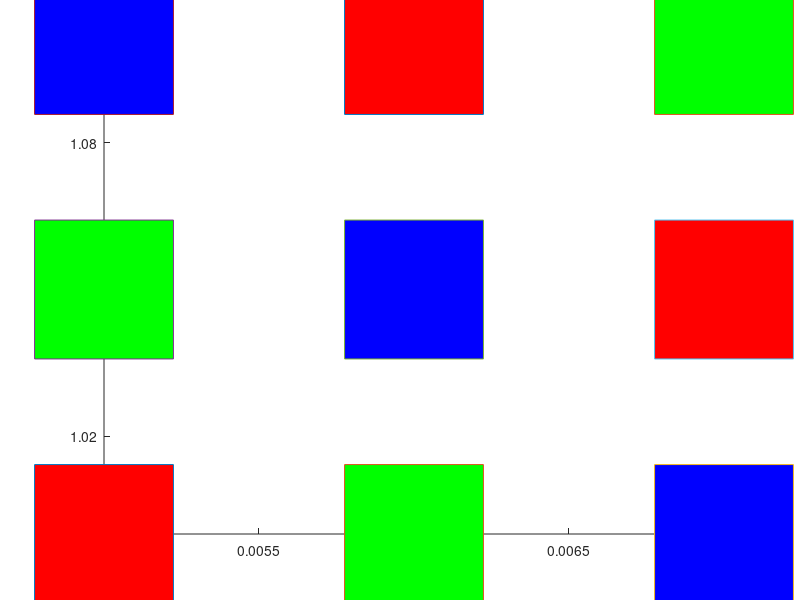
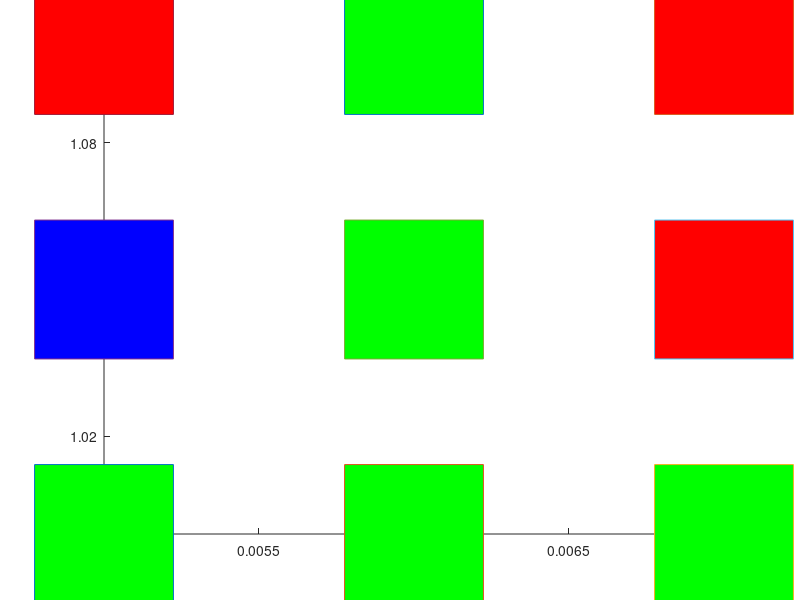

The MATLAB source for these figures, in order:
clc;
clear;
T=9;
rd=2;
sigma_initial=0.05;
alpha_initial=0.9;
number_of_vectors=9;
number_of_neuorn_inputs=27;
neighbour_radius_initial=number_of_vectors/2;

%{
    for v=1:9 %number of input neuorns 
       for x=1:3
       l=input('x ');
        I(x,v)=l;
        
       end
       
end

disp(I)
%}
%%
% * * *BOLD TEXT* * *
    

     I=[1 0 0 0 0 1 0 1 0; 0 1 0 1 0 0 0 0 1;0 0 1 0 1 0 1 0 0 ];
figure(1);
title('before clustering');
hold on;

plot(0.005,1,'-s','MarkerSize',100,...
    'MarkerFaceColor',[ I(1,1) I(2,1) I(3,1)]);

plot(0.006,1,'-s','MarkerSize',100,...
    'MarkerFaceColor',[I(1,2) I(2,2) I(3,2)]);

plot(0.007,1,'-s','MarkerSize',100,...
    'MarkerFaceColor',[I(1,3) I(2,3) I(3,3)]);

plot(0.005,1.05,'-s','MarkerSize',100,...
    'MarkerFaceColor',[I(1,4) I(2,4) I(3,4)]);

plot(0.006,1.05,'-s','MarkerSize',100,...
    'MarkerFaceColor',[I(1,5) I(2,5) I(3,5)]);

plot(0.007,1.05,'-s','MarkerSize',100,...
    'MarkerFaceColor',[I(1,6) I(2,6) I(3,6)]);

plot(0.005,1.1,'-s','MarkerSize',100,...
    'MarkerFaceColor',[I(1,7) I(2,7) I(3,7)]);

plot(0.006,1.1,'-s','MarkerSize',100,...
    'MarkerFaceColor',[I(1,8) I(2,8) I(3,8)]);

plot(0.007,1.1,'-s','MarkerSize',100,...
    'MarkerFaceColor',[I(1,9) I(2,9) I(3,9)]);
 
hold off;

    

    R=[0.1 0.5 0.9;0.5 0.2 0.7;0.2 0.9 0.5];
    G=[0.4 0.8 0.8; 0.3 0.7 0.6;0.5 0.3 0.3];
    B=[0.7 0.4 0.2; 0.8 0.5 0.1;0.9 0.3 0.4];
    
    
    
for t=1:T
    alpha=alpha_initial*exp((1-t)/T);
    sigma=sigma_initial*exp((1-t)/(T));
    max_neighbour_radius=round(neighbour_radius_initial*exp((1-t)/(T)));
   
    for n=1:9
        for i=1:3
            for j=1:3
                D(i,j)=sqrt((I(1,n)-R(i,j))^2+(I(2,n)-G(i,j))^2+(I(3,n)-B(i,j))^2);
                
            end
        end
        disp('this is differences matrix');
        disp(D);
        min=D(1,1);
        for i=1:3
            for j=1:3
                if(j+1==4)
                      if ((D(i,j)<=D(i,j-1)) && (D(i,j)<=min))
                          min=D(i,j);
                          m=i;
                          c=j;
                          
                      end
                
                elseif ((j-1>=1))
                 if ((D(i,j)<=D(i,j-1)) && (D(i,j)<=min) && (D(i,j)<=D(i,j+1)))
                          min=D(i,j);
                          m=i;
                          c=j;
                          
                 end
                elseif ((i-1>=1))
                     if ((D(i,j)<=D(i,j+1)) && (D(i,j)<=min) && (D(i,j)<=D(i-1,j)))
                          min=D(i,j);
                          m=i;
                          c=j;
                          
                      end
            end 
                  end
        end
        
          % update the winning neuron
       % e_factor = exp(-((m-m).^2+(c-c).^2)/2*sigma);
       R(m,c)=R(m,c)+alpha*(I(1,n)-R(m,c));
       G(m,c)=G(m,c)+alpha*(I(2,n)-G(m,c));
       B(m,c)=B(m,c)+alpha*(I(3,n)-B(m,c));
       
        % update the neighbour neurons
       for neighbour_radius=1:1:max_neighbour_radius
            jj1=m - neighbour_radius;
            jj2=c;
            if (jj1>=1) % to stay in the matrix
                e_factor = exp(-((m-jj1).^2+(c-jj2).^2)/2*sigma^2);
                R(jj1,jj2)=R(jj1,jj2) + alpha * e_factor * (I(1,n)-R(jj1,jj2));
                G(jj1,jj2)=G(jj1,jj2) + alpha * e_factor * (I(2,n)-G(jj1,jj2));
                B(jj1,jj2)=B(jj1,jj2) + alpha * e_factor * (I(3,n)-B(jj1,jj2));
            end
            jj1=m + neighbour_radius;
            jj2=c;
            if (jj1<=3) % to stay in the matrix
                e_factor = exp(-((m-jj1).^2+(c-jj2).^2)/2*sigma^2);
                  R(jj1,jj2)=R(jj1,jj2) + alpha * e_factor * (I(1,n)-R(jj1,jj2));
                G(jj1,jj2)=G(jj1,jj2) + alpha * e_factor * (I(2,n)-G(jj1,jj2));
                B(jj1,jj2)=B(jj1,jj2) + alpha * e_factor * (I(3,n)-B(jj1,jj2));
            end
            jj1=m;
            jj2=c - neighbour_radius;
            if (jj2>=1) % to stay in the matrix
              e_factor = exp(-((m-jj1).^2+(c-jj2).^2)/2*sigma^2);
                 R(jj1,jj2)=R(jj1,jj2) + alpha * e_factor * (I(1,n)-R(jj1,jj2));
                G(jj1,jj2)=G(jj1,jj2) + alpha * e_factor * (I(2,n)-G(jj1,jj2));
                B(jj1,jj2)=B(jj1,jj2) + alpha * e_factor * (I(3,n)-B(jj1,jj2));
            end
            jj1=m;
            jj2=c + neighbour_radius;
            if (jj2<=3) % to stay in the matrix
                e_factor = exp(-((m-jj1).^2+(c-jj2).^2)/2*sigma^2);
                 R(jj1,jj2)=R(jj1,jj2) + alpha * e_factor * (I(1,n)-R(jj1,jj2));
                G(jj1,jj2)=G(jj1,jj2) + alpha * e_factor * (I(2,n)-G(jj1,jj2));
                B(jj1,jj2)=B(jj1,jj2) + alpha * e_factor * (I(3,n)-B(jj1,jj2));
            end
       end 
       

    end
   
end
disp(D);
  disp(I);

disp('this is red');
disp(R);
disp('this is G');
disp(G);
disp('this is B');
disp(B);
 RED=round(R);
GREEN=round(G);
BLUE=round(B);
disp(RED);
disp(GREEN);
disp(BLUE);
        figure(2);
title('after clusering');
hold on;

plot(0.005,1,'-s','MarkerSize',100,...
    'MarkerFaceColor',[ RED(1,1) GREEN(1,1) BLUE(1,1)]);

plot(0.006,1,'-s','MarkerSize',100,...
    'MarkerFaceColor',[RED(1,2) GREEN(1,2) BLUE(1,2)]);

plot(0.007,1,'-s','MarkerSize',100,...
    'MarkerFaceColor',[RED(1,3) GREEN(1,3) BLUE(1,3)]);

plot(0.005,1.05,'-s','MarkerSize',100,...
    'MarkerFaceColor',[RED(2,1) GREEN(2,1) BLUE(2,1)]);

plot(0.006,1.05,'-s','MarkerSize',100,...
    'MarkerFaceColor',[RED(2,2) GREEN(2,2) BLUE(2,2)]);

plot(0.007,1.05,'-s','MarkerSize',100,...
    'MarkerFaceColor',[RED(2,3) GREEN(2,3) BLUE(2,3)]);

plot(0.005,1.1,'-s','MarkerSize',100,...
    'MarkerFaceColor',[RED(3,1) GREEN(3,1) BLUE(3,1)]);

plot(0.006,1.1,'-s','MarkerSize',100,...
    'MarkerFaceColor',[RED(3,2) GREEN(3,2) BLUE(3,2)]);

plot(0.007,1.1,'-s','MarkerSize',100,...
    'MarkerFaceColor',[RED(3,3) GREEN(3,3) BLUE(3,3)]);
 
hold off;

